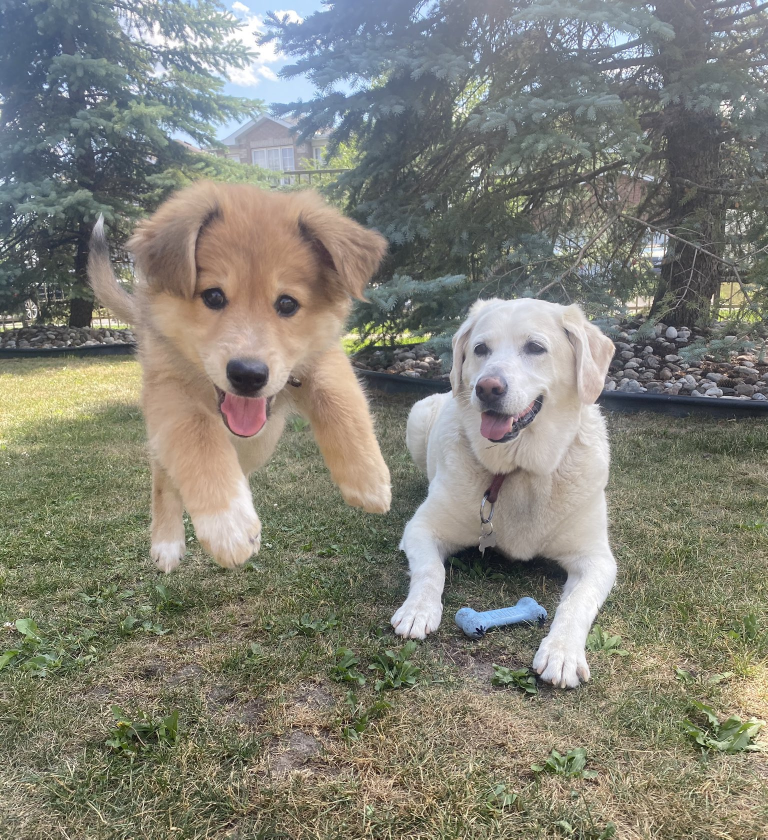
#> input picture Project 3 - Wrangle and Analyse Data/project_files/images/dog_jump.jpg, 1535 x 1679 px (shown at 1/2 size)
$ jupyter execute --allow-errors act_report.ipynb
#> lines starting #> are read from the running program, lines starting #| are printed output that depends on the picture
# Act Report

[cell 1]
from PIL import Image # Library for importing images
import pandas as pd # Library for working with datasets
import numpy as np # Library for calculations
Image.open('images/dog_jump.jpg').crop((100, 300, 1200, 1000))  # Crop the image
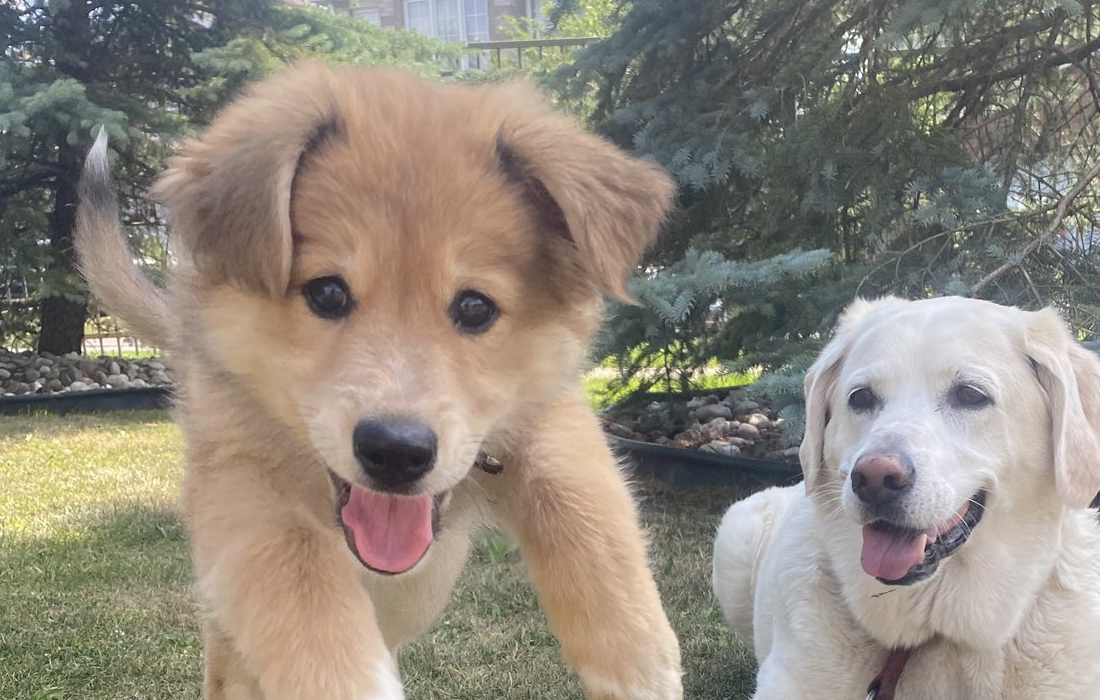
#> Out: PIL image 1100x700 RGB; mean R, G, B 143.4, 135.7, 124.8

## Introduction

There are many insights we can get from this dataset on WeRateDogs but first we have to do a final check and save our new dataframes to their `master` variables.

## Analysing, and Visualizing Data

This is a snapshot overview of our data before we start analysing and visualizing the data. We used a scatter matrix to plot various charts, we can see some stand-out correlation with the favourite count rising with the retweet count.

[cell 2]
Image.open('images/overview.png')
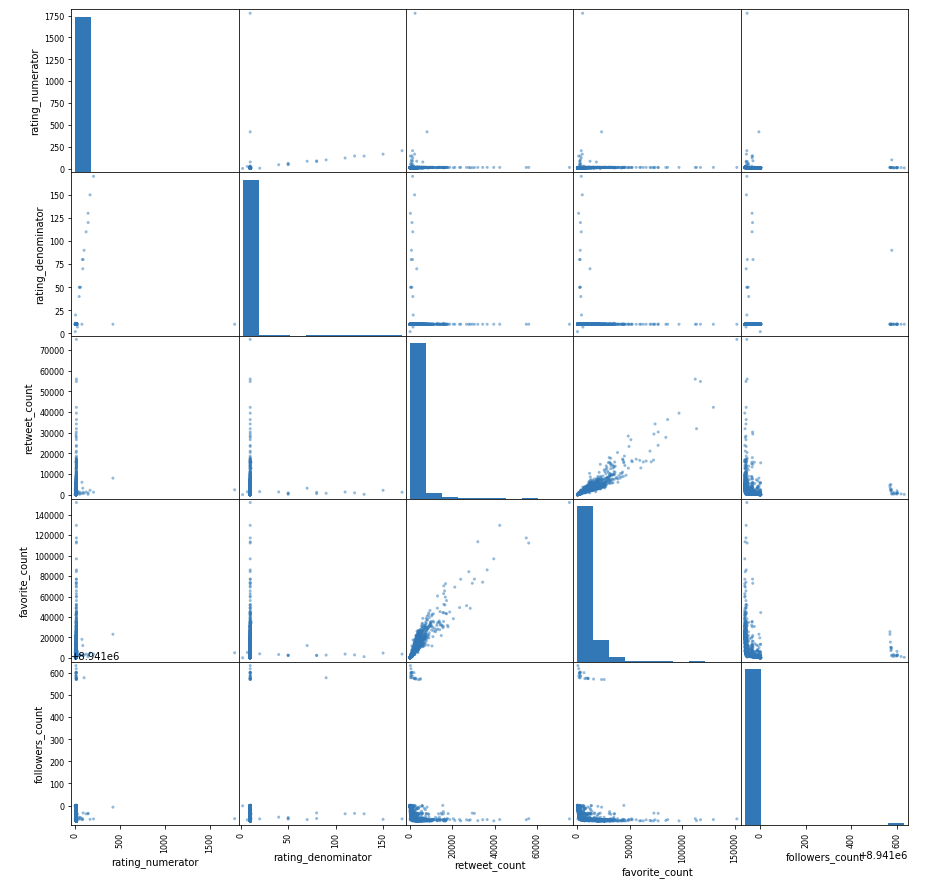
#> input picture Project 3 - Wrangle and Analyse Data/project_files/images/overview.png, 925 x 887 px

### 1. Most Popular Dog Types

[cell 3]
Image.open('images/most_common_dog_types_by_count.png')
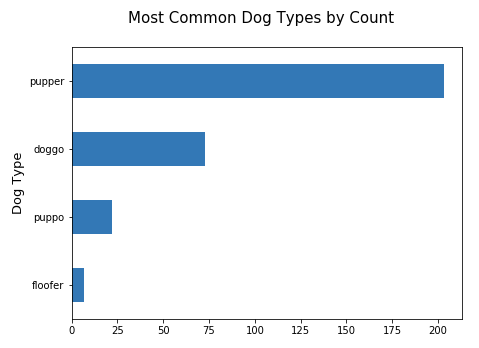
#> input picture Project 3 - Wrangle and Analyse Data/project_files/images/most_common_dog_types_by_count.png, 479 x 348 px

[cell 4]
Image.open('images/most_common_dog_types_by_percentages.png')
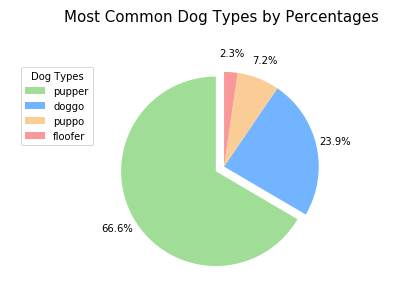
#> input picture Project 3 - Wrangle and Analyse Data/project_files/images/most_common_dog_types_by_percentages.png, 396 x 296 px

From the bar chart, we can see that `pupper` is the most common dog type in our dataset with 203 entries and 66.6% of the share. This is nearly 3x more than `doggo` in 2nd place with 73 entries and 23.9%. The least common dog type is floofer with only 7 entries or 2.3% of the total dog types followed by puppo with 22 entries and 7.2%.

### 2. Most Popular Dog Types by Favourite Counts

[cell 5]
Image.open('images/most_popular_dog_types_by_favourite_count.png')
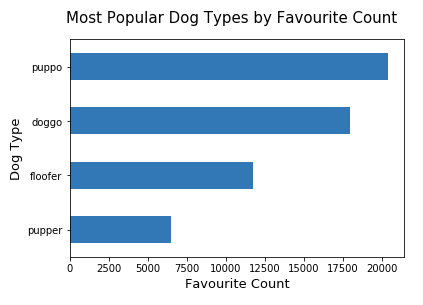
#> input picture Project 3 - Wrangle and Analyse Data/project_files/images/most_popular_dog_types_by_favourite_count.png, 423 x 305 px

The most popular dog types by favourite count are `puppo` in 1st place with 19,530, `puppo` placed 3rd in the most common dog types interestingly. 2nd place is `doggo` with 16,833 then `floofer` and `pupper` with 11,738 and 6,277 respectively.

[cell 6]
Image.open('images/most_popular_dog_types_by_retweet_count.png')
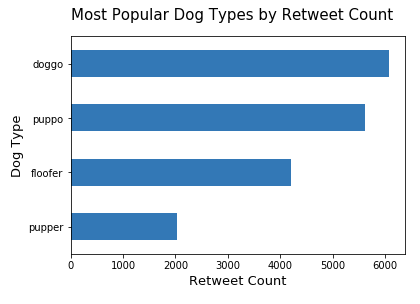
#> input picture Project 3 - Wrangle and Analyse Data/project_files/images/most_popular_dog_types_by_retweet_count.png, 420 x 304 px
